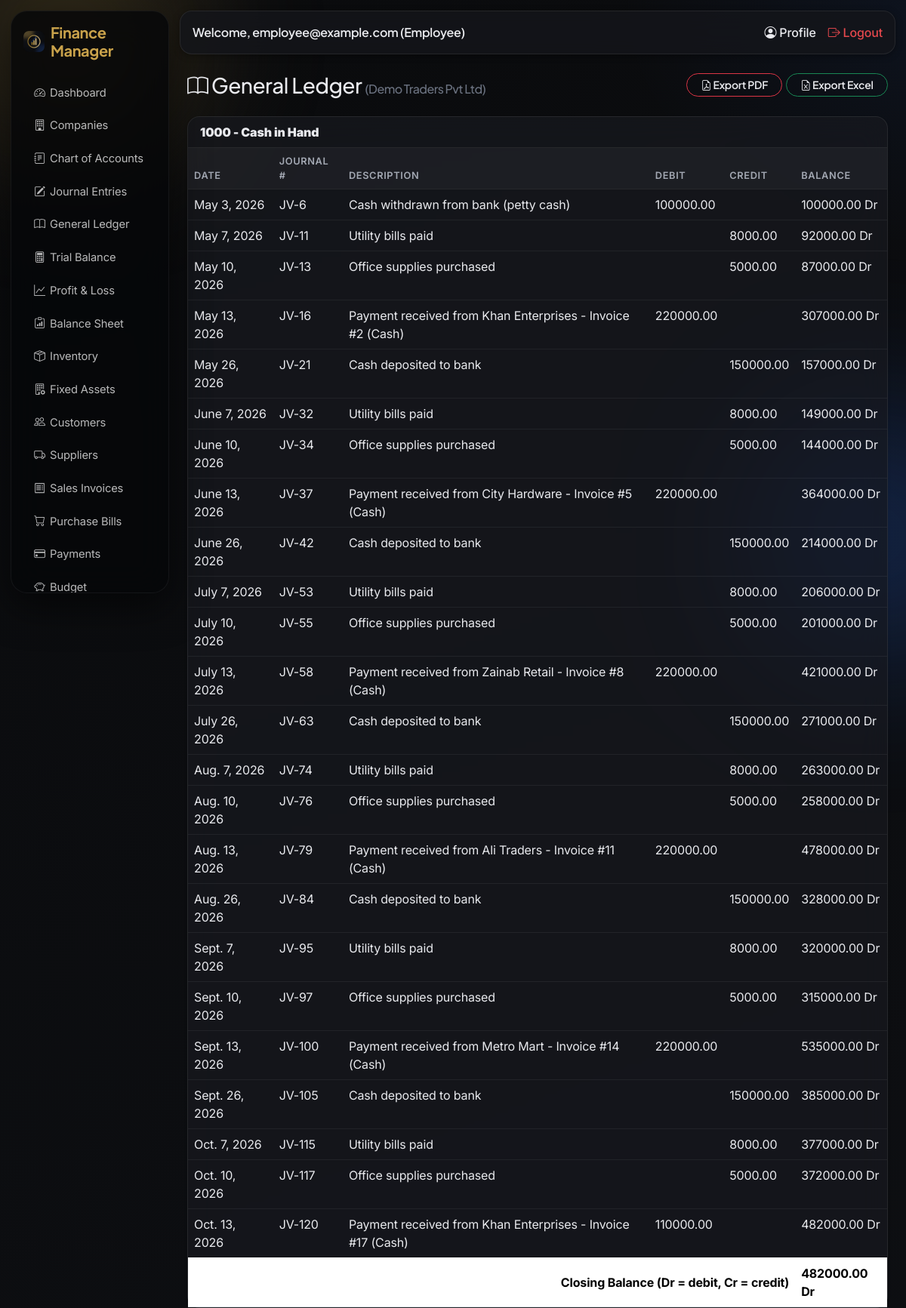
/accounting/ledger/ (signed in, upper part), run on the app's committed database.
### accounts/models.py (models this page shows, shortened)
class User(AbstractUser):
    class Role(models.TextChoices):
        SUPER_ADMIN = 'SUPER_ADMIN', 'Super Admin'
        COMPANY_OWNER = 'COMPANY_OWNER', 'Company Owner'
        ACCOUNTANT = 'ACCOUNTANT', 'Accountant'
        EMPLOYEE = 'EMPLOYEE', 'Employee'
    role = models.CharField(max_length=20, choices=Role.choices, default=Role.COMPANY_OWNER)
    email = models.EmailField(unique=True)
    phone = models.CharField(max_length=20, blank=True)
    profile_picture = models.ImageField(upload_to='profile_pics/', blank=True, null=True)

### companies/models.py (models this page shows, shortened)
class Company(models.Model):
    owner = models.ForeignKey(settings.AUTH_USER_MODEL, on_delete=models.CASCADE, related_name='companies')
    name = models.CharField(max_length=200)
    country = models.CharField(max_length=100)
    currency = models.CharField(max_length=10, default='USD')
    fiscal_year_start = models.DateField()
    class Standard(models.TextChoices):
        IFRS = 'IFRS', 'IFRS'
        GAAP = 'GAAP', 'US GAAP'
    class InventoryMethod(models.TextChoices):
        FIFO = 'FIFO', 'FIFO (First-In, First-Out)'
        LIFO = 'LIFO', 'LIFO (Last-In, First-Out) - US GAAP only'
        WAC = 'WAC', 'Weighted Average Cost'
    accounting_standard = models.CharField(
        max_length=20, choices=Standard.choices, default=Standard.IFRS,
        help_text='Controls how inventory is valued and how the Balance Sheet / Income Statement are presented.',
    )
    inventory_method = models.CharField(
        max_length=10, choices=InventoryMethod.choices, default=InventoryMethod.FIFO,
        help_text='Cost-flow method. LIFO is prohibited under IFRS (IAS 2).',
    )
    logo = models.ImageField(upload_to='company_logos/', blank=True, null=True)
    address = models.CharField(max_length=255, blank=True)
    phone = models.CharField(max_length=20, blank=True)
    email = models.EmailField(blank=True)
    created_at = models.DateTimeField(auto_now_add=True)
    staff = models.ManyToManyField(
        settings.AUTH_USER_MODEL, blank=True, related_name='member_companies',
        help_text='Accountants/Employees granted access to this company.',
    )
    class Meta:
        verbose_name_plural = 'Companies'
        ordering = ['-created_at']

### accounting/models.py (models this page shows, shortened)
class Account(models.Model):
    class AccountType(models.TextChoices):
        ASSET = 'ASSET', 'Assets'
        LIABILITY = 'LIABILITY', 'Liabilities'
        EQUITY = 'EQUITY', 'Equity'
        REVENUE = 'REVENUE', 'Revenue'
        EXPENSE = 'EXPENSE', 'Expenses'
    company = models.ForeignKey(Company, on_delete=models.CASCADE, related_name='accounts')
    code = models.CharField(max_length=20)
    name = models.CharField(max_length=150)
    account_type = models.CharField(max_length=20, choices=AccountType.choices)
    created_at = models.DateTimeField(auto_now_add=True)
    class Meta:
        ordering = ['code']
        unique_together = ('company', 'code')

class JournalEntry(models.Model):
    company = models.ForeignKey(Company, on_delete=models.CASCADE, related_name='journal_entries')
    date = models.DateField()
    description = models.CharField(max_length=255)
    debit_account = models.ForeignKey(Account, on_delete=models.CASCADE, related_name='debit_entries')
    credit_account = models.ForeignKey(Account, on_delete=models.CASCADE, related_name='credit_entries')
    amount = models.DecimalField(max_digits=14, decimal_places=2)
    created_at = models.DateTimeField(auto_now_add=True)
    class Meta:
        ordering = ['-date', '-created_at']
        verbose_name = 'Journal Entry'
        verbose_name_plural = 'Journal Entries'

### accounting/views.py (the view)
# urls.py: path('ledger/', views.general_ledger, name='ledger'),
@login_required
def general_ledger(request):
    from .ledger import build_ledger
    company = get_active_company(request)
    accounts = Account.objects.filter(company=company) if company else Account.objects.none()
    ledger_data = []
    for account in accounts:
        data = build_ledger(account)
        ledger_data.append({
            'account': account,
            'entries': data['entries'],
            'closing': data['closing'],
            'normal_side': data['normal_side'],
        })
    return render(request, 'accounting/general_ledger.html', {'ledger_data': ledger_data, 'company': company})

### accounting/ledger.py (called while the page is built)
def is_credit_normal(account):
    n = account.name.lower()
    return account.account_type in CREDIT_NORMAL_TYPES or any(k in n for k in CONTRA_ASSET_KEYWORDS)

def _side(raw):
    if raw > 0:
        return 'Dr'
    if raw < 0:
        return 'Cr'
    return ''

### accounting/views.py (called while the page is built)
def get_active_company(request):
    accessible = user_accessible_companies(request.user)
    company_id = request.session.get('active_company_id')
    company = None
    if company_id:
        company = accessible.filter(pk=company_id).first()
    if not company:
        company = accessible.first()
        if company:
            request.session['active_company_id'] = company.pk
    return company

### accounts/permissions.py (called while the page is built)
def is_super_admin(user):
    return user.is_authenticated and user.role == user.Role.SUPER_ADMIN

def user_accessible_companies(user):
    from companies.models import Company
    if is_super_admin(user):
        return Company.objects.all()
    return Company.objects.filter(models_q_owner_or_staff(user)).distinct()

def models_q_owner_or_staff(user):
    from django.db.models import Q
    return Q(owner=user) | Q(staff=user)

### accounting/templates/accounting/general_ledger.html (shortened to what this page needs)
{% extends 'base.html' %}
{% block content %}
<div class="d-flex justify-content-between align-items-center mb-4">
    <h3 class="mb-0"><i class="bi bi-book"></i> General Ledger {% if company %}<small class="text-muted fs-6">({{ company.name }})</small>{% endif %}</h3>
    <div>
        <a href="{% url 'reports:general_ledger_pdf' %}" class="btn btn-outline-danger btn-sm"><i class="bi bi-file-earmark-pdf"></i> Export PDF</a>
        <a href="{% url 'reports:general_ledger_excel' %}" class="btn btn-outline-success btn-sm"><i class="bi bi-file-earmark-excel"></i> Export Excel</a>
    </div>
</div>
{% for item in ledger_data %}
<div class="card mb-4 shadow-sm">
    <div class="card-header bg-white"><strong>{{ item.account.code }} - {{ item.account.name }}</strong></div>
    <div class="table-responsive">
    <table class="table mb-0">
        <thead><tr><th>Date</th><th>Journal #</th><th>Description</th><th>Debit</th><th>Credit</th><th>Balance</th></tr></thead>
        <tbody>
        {% for e in item.entries %}
            <tr>
                <td>{{ e.date }}</td>
                <td>JV-{{ e.journal_no }}</td>
                <td>{{ e.description }}</td>
                <td>{{ e.debit|default:'' }}</td>
                <td>{{ e.credit|default:'' }}</td>
                <td>{{ e.balance }} {{ e.side }}</td>
            </tr>
        {% empty %}
            <tr><td colspan="6" class="text-center text-muted">No transactions.</td></tr>
        {% endfor %}
        </tbody>
        <tfoot><tr><th colspan="5" class="text-end">Closing Balance (Dr = debit, Cr = credit)</th><th>{{ item.closing.balance }} {{ item.closing.side }}</th></tr></tfoot>
    </table>
    </div>
</div>
{% empty %}
<p class="text-muted">No accounts yet.</p>
{% endfor %}
{% endblock %}

### templates/base.html (shortened to what this page needs)
<!DOCTYPE html>
<html lang="en">
<head>
    {% load static %}
    <link href="https://cdn.jsdelivr.net/npm/bootstrap@5.3.3/dist/css/bootstrap.min.css" rel="stylesheet">
    <link rel="stylesheet" href="https://cdn.jsdelivr.net/npm/bootstrap-icons@1.11.3/font/bootstrap-icons.css">
    <link rel="stylesheet" href="https://cdn.datatables.net/1.13.8/css/dataTables.bootstrap5.min.css">
    <link rel="stylesheet" href="{% load static %}{% static 'css/style.css' %}">
</head>
<body>
<div class="aurora-blob b1"></div>
<div class="aurora-blob b2"></div>
{% if user.is_authenticated %}
<div class="d-flex">
    <nav class="sidebar bg-dark text-white p-3" id="sidebarNav" style="width:230px;">
        <h5 class="mb-4 d-flex align-items-center gap-2">
            <img src="{% static 'img/logo.png' %}" alt="AI Finance Manager" style="width:28px;height:28px;border-radius:7px;">
            Finance Manager
        </h5>
        <ul class="nav nav-pills flex-column gap-1">
            <li class="nav-item"><a class="nav-link text-white" href="{% url 'dashboard:home' %}"><i class="bi bi-speedometer2"></i> Dashboard</a></li>
            <li class="nav-item"><a class="nav-link text-white" href="{% url 'companies:list' %}"><i class="bi bi-building"></i> Companies</a></li>
            <li class="nav-item"><a class="nav-link text-white" href="{% url 'accounting:account_list' %}"><i class="bi bi-journal-text"></i> Chart of Accounts</a></li>
            <li class="nav-item"><a class="nav-link text-white" href="{% url 'accounting:journal_list' %}"><i class="bi bi-pencil-square"></i> Journal Entries</a></li>
            <li class="nav-item"><a class="nav-link text-white" href="{% url 'accounting:ledger' %}"><i class="bi bi-book"></i> General Ledger</a></li>
            <li class="nav-item"><a class="nav-link text-white" href="{% url 'accounting:trial_balance' %}"><i class="bi bi-calculator"></i> Trial Balance</a></li>
            <li class="nav-item"><a class="nav-link text-white" href="{% url 'accounting:profit_and_loss' %}"><i class="bi bi-graph-up"></i> Profit &amp; Loss</a></li>
            <li class="nav-item"><a class="nav-link text-white" href="{% url 'accounting:balance_sheet' %}"><i class="bi bi-clipboard-data"></i> Balance Sheet</a></li>
            <li class="nav-item"><a class="nav-link text-white" href="{% url 'inventory:item_list' %}"><i class="bi bi-box-seam"></i> Inventory</a></li>
            <li class="nav-item"><a class="nav-link text-white" href="{% url 'assets:asset_list' %}"><i class="bi bi-building-gear"></i> Fixed Assets</a></li>
            <li class="nav-item"><a class="nav-link text-white" href="{% url 'transactions:customer_list' %}"><i class="bi bi-people"></i> Customers</a></li>
            <li class="nav-item"><a class="nav-link text-white" href="{% url 'transactions:supplier_list' %}"><i class="bi bi-truck"></i> Suppliers</a></li>
            <li class="nav-item"><a class="nav-link text-white" href="{% url 'transactions:invoice_list' %}"><i class="bi bi-receipt"></i> Sales Invoices</a></li>
            <li class="nav-item"><a class="nav-link text-white" href="{% url 'transactions:bill_list' %}"><i class="bi bi-cart"></i> Purchase Bills</a></li>
            <li class="nav-item"><a class="nav-link text-white" href="{% url 'transactions:payment_list' %}"><i class="bi bi-credit-card"></i> Payments</a></li>
            <li class="nav-item"><a class="nav-link text-white" href="{% url 'transactions:budget_list' %}"><i class="bi bi-piggy-bank"></i> Budget</a></li>
        </ul>
    </nav>
    <div class="flex-grow-1">
        <nav class="navbar navbar-expand navbar-light bg-white border-bottom px-3">
            <span class="navbar-text">Welcome, {{ user.username }} ({{ user.get_role_display }})</span>
            <div class="ms-auto d-flex gap-3">
                <a href="{% url 'accounts:profile' %}" class="text-decoration-none"><i class="bi bi-person-circle"></i> Profile</a>
                <a href="{% url 'accounts:logout' %}" class="text-decoration-none text-danger"><i class="bi bi-box-arrow-right"></i> Logout</a>
            </div>
        </nav>
        <div class="p-4">
            {% block content %}{% endblock %}
        </div>
    </div>
</div>
{% else %}
    {% block auth_content %}{% endblock %}
{% endif %}
</body>
</html>

### data on the page
User: username "employee@example.com", role "Employee"
Company: name "Demo Traders Pvt Ltd"
Account: account.code "1000", account.name "Cash in Hand", journal_no "6" "11" "13" "16" "21" "32" "34" "37" "42" "53" "55" "58" "63" "74" "76" "79" "84" "95" "97" "100" "105" "115" "117" "120", balance "100000.00" "92000.00" "87000.00" "307000.00" "157000.00" "149000.00" "144000.00" "364000.00" "214000.00" "206000.00" "201000.00" "421000.00" "271000.00" "263000.00" "258000.00" "478000.00" "328000.00" "320000.00" "315000.00" "535000.00" "385000.00" "377000.00" "372000.00" "482000.00", side "Dr" "Dr" "Dr" "Dr" "Dr" "Dr" "Dr" "Dr" "Dr" "Dr" "Dr" "Dr" "Dr" "Dr" "Dr" "Dr" "Dr" "Dr" "Dr" "Dr" "Dr" "Dr" "Dr" "Dr", closing.balance "482000.00", closing.side "Dr"
JournalEntry: date "May 3, 2026", description "Cash withdrawn from bank (petty cash)", debit "100000.00"
JournalEntry: date "May 7, 2026", description "Utility bills paid", credit "8000.00"
JournalEntry: date "May 10, 2026", description "Office supplies purchased", credit "5000.00"
JournalEntry: date "May 13, 2026", description "Payment received from Khan Enterprises - Invoice #2 (Cash)", debit "220000.00"
JournalEntry: date "May 26, 2026", description "Cash deposited to bank", credit "150000.00"
JournalEntry: date "June 7, 2026", description "Utility bills paid", credit "8000.00"
JournalEntry: date "June 10, 2026", description "Office supplies purchased", credit "5000.00"
JournalEntry: date "June 13, 2026", description "Payment received from City Hardware - Invoice #5 (Cash)", debit "220000.00"
JournalEntry: date "June 26, 2026", description "Cash deposited to bank", credit "150000.00"
JournalEntry: date "July 7, 2026", description "Utility bills paid", credit "8000.00"
JournalEntry: date "July 10, 2026", description "Office supplies purchased", credit "5000.00"
JournalEntry: date "July 13, 2026", description "Payment received from Zainab Retail - Invoice #8 (Cash)", debit "220000.00"
JournalEntry: date "July 26, 2026", description "Cash deposited to bank", credit "150000.00"
JournalEntry: date "Aug. 7, 2026", description "Utility bills paid", credit "8000.00"
JournalEntry: date "Aug. 10, 2026", description "Office supplies purchased", credit "5000.00"
JournalEntry: date "Aug. 13, 2026", description "Payment received from Ali Traders - Invoice #11 (Cash)", debit "220000.00"
JournalEntry: date "Aug. 26, 2026", description "Cash deposited to bank", credit "150000.00"
JournalEntry: date "Sept. 7, 2026", description "Utility bills paid", credit "8000.00"
JournalEntry: date "Sept. 10, 2026", description "Office supplies purchased", credit "5000.00"
JournalEntry: date "Sept. 13, 2026", description "Payment received from Metro Mart - Invoice #14 (Cash)", debit "220000.00"
JournalEntry: date "Sept. 26, 2026", description "Cash deposited to bank", credit "150000.00"
JournalEntry: date "Oct. 7, 2026", description "Utility bills paid", credit "8000.00"
JournalEntry: date "Oct. 10, 2026", description "Office supplies purchased", credit "5000.00"
JournalEntry: date "Oct. 13, 2026", description "Payment received from Khan Enterprises - Invoice #17 (Cash)", debit "110000.00"
